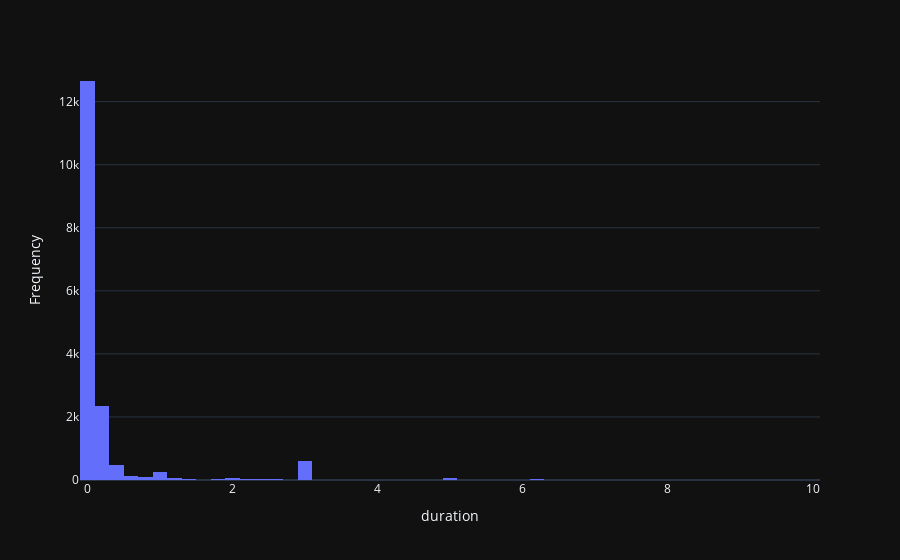

The notebook cell saved with this chart:
### Code cell
short_conns = conn_df[conn_df["duration"] < 10]
hist(short_conns, "duration")

### Figure 1 — Plotly figure (JSON) as saved in the notebook; plotly's stock layout.template omitted (floating-point values rounded to 4 significant figures; data arrays with more than 128 entries replaced by an {"elided": "..."} marker saying what was removed)
{"data": [{"alignmentgroup": "True", "bingroup": "x", "hovertemplate": "duration=%{x}<br>count=%{y}<extra></extra>", "legendgroup": "", "marker": {"color": "#636efa", "pattern": {"shape": ""}}, "name": "", "nbinsx": 50, "offsetgroup": "", "orientation": "v", "showlegend": false, "type": "histogram", "x": {"elided": "16960 float values"}, "xaxis": "x", "yaxis": "y"}], "layout": {"barmode": "relative", "legend": {"tracegroupgap": 0}, "margin": {"t": 60}, "xaxis": {"anchor": "y", "domain": [0, 1], "title": {"text": "duration"}}, "yaxis": {"anchor": "x", "domain": [0, 1], "title": {"text": "Frequency"}}}}
